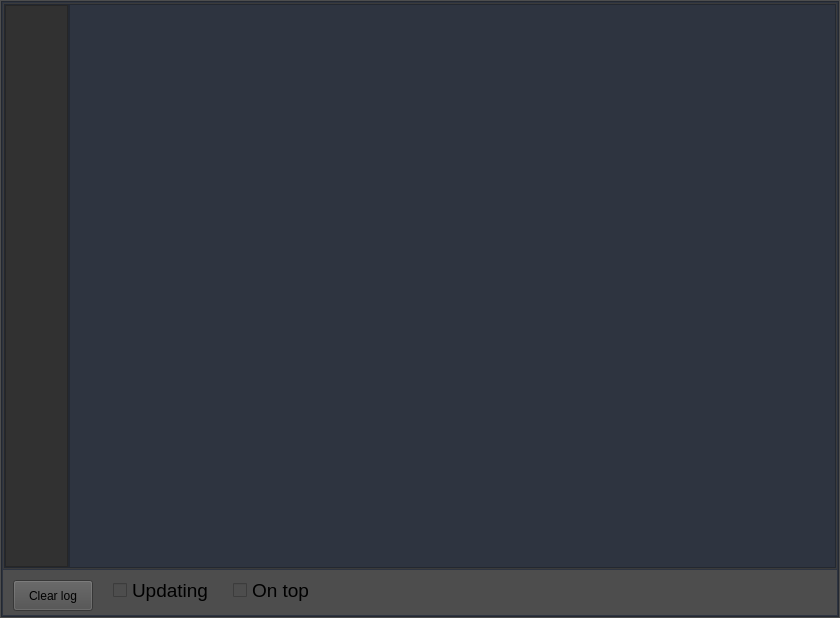
<?xml version="1.0" encoding="UTF-8"?>
<ui version="4.0">
 <class>MainWindow</class>
 <widget class="QMainWindow" name="MainWindow">
  <property name="geometry">
   <rect>
    <x>0</x>
    <y>0</y>
    <width>840</width>
    <height>618</height>
   </rect>
  </property>
  <property name="windowTitle">
   <string>MainWindow</string>
  </property>
  <property name="styleSheet">
   <string notr="true">background-color: #4D4D4D;</string>
  </property>
  <widget class="QWidget" name="centralWindow">
   <property name="minimumSize">
    <size>
     <width>500</width>
     <height>300</height>
    </size>
   </property>
   <layout class="QVBoxLayout" name="verticalLayout">
    <property name="spacing">
     <number>1</number>
    </property>
    <property name="leftMargin">
     <number>1</number>
    </property>
    <property name="topMargin">
     <number>1</number>
    </property>
    <property name="rightMargin">
     <number>1</number>
    </property>
    <property name="bottomMargin">
     <number>1</number>
    </property>
    <item>
     <widget class="QFrame" name="frame">
      <property name="styleSheet">
       <string notr="true">background-color: #2E3440;</string>
      </property>
      <property name="frameShape">
       <enum>QFrame::StyledPanel</enum>
      </property>
      <property name="frameShadow">
       <enum>QFrame::Raised</enum>
      </property>
      <layout class="QVBoxLayout" name="verticalLayout_2">
       <property name="spacing">
        <number>1</number>
       </property>
       <property name="leftMargin">
        <number>1</number>
       </property>
       <property name="topMargin">
        <number>1</number>
       </property>
       <property name="rightMargin">
        <number>1</number>
       </property>
       <property name="bottomMargin">
        <number>1</number>
       </property>
       <item>
        <widget class="QFrame" name="frame_2">
         <property name="styleSheet">
          <string notr="true">background-color: #4D4D4D;</string>
         </property>
         <property name="frameShape">
          <enum>QFrame::StyledPanel</enum>
         </property>
         <property name="frameShadow">
          <enum>QFrame::Raised</enum>
         </property>
         <layout class="QHBoxLayout" name="horizontalLayout">
          <property name="spacing">
           <number>0</number>
          </property>
          <property name="leftMargin">
           <number>0</number>
          </property>
          <property name="topMargin">
           <number>0</number>
          </property>
          <property name="rightMargin">
           <number>0</number>
          </property>
          <property name="bottomMargin">
           <number>0</number>
          </property>
          <item>
           <widget class="QFrame" name="frame_4">
            <property name="sizePolicy">
             <sizepolicy hsizetype="Preferred" vsizetype="Expanding">
              <horstretch>0</horstretch>
              <verstretch>0</verstretch>
             </sizepolicy>
            </property>
            <property name="maximumSize">
             <size>
              <width>65</width>
              <height>16777215</height>
             </size>
            </property>
            <property name="styleSheet">
             <string notr="true">background-color: #2E3440;</string>
            </property>
            <property name="frameShape">
             <enum>QFrame::StyledPanel</enum>
            </property>
            <property name="frameShadow">
             <enum>QFrame::Raised</enum>
            </property>
            <layout class="QVBoxLayout" name="verticalLayout_3">
             <property name="spacing">
              <number>0</number>
             </property>
             <property name="leftMargin">
              <number>0</number>
             </property>
             <property name="topMargin">
              <number>0</number>
             </property>
             <property name="rightMargin">
              <number>0</number>
             </property>
             <property name="bottomMargin">
              <number>0</number>
             </property>
             <item>
              <widget class="QTextEdit" name="numText">
               <property name="styleSheet">
                <string notr="true">background-color: #313131;</string>
               </property>
              </widget>
             </item>
            </layout>
           </widget>
          </item>
          <item>
           <widget class="QFrame" name="frame_5">
            <property name="sizePolicy">
             <sizepolicy hsizetype="Preferred" vsizetype="Expanding">
              <horstretch>0</horstretch>
              <verstretch>0</verstretch>
             </sizepolicy>
            </property>
            <property name="styleSheet">
             <string notr="true">background-color: #2E3440;</string>
            </property>
            <property name="frameShape">
             <enum>QFrame::NoFrame</enum>
            </property>
            <property name="frameShadow">
             <enum>QFrame::Raised</enum>
            </property>
            <property name="lineWidth">
             <number>0</number>
            </property>
            <layout class="QVBoxLayout" name="verticalLayout_4">
             <property name="spacing">
              <number>0</number>
             </property>
             <property name="leftMargin">
              <number>0</number>
             </property>
             <property name="topMargin">
              <number>0</number>
             </property>
             <property name="rightMargin">
              <number>0</number>
             </property>
             <property name="bottomMargin">
              <number>0</number>
             </property>
             <item>
              <widget class="QTextEdit" name="logText">
               <property name="styleSheet">
                <string notr="true"/>
               </property>
               <property name="verticalScrollBarPolicy">
                <enum>Qt::ScrollBarAsNeeded</enum>
               </property>
              </widget>
             </item>
            </layout>
           </widget>
          </item>
         </layout>
        </widget>
       </item>
       <item>
        <widget class="QFrame" name="frame_3">
         <property name="minimumSize">
          <size>
           <width>0</width>
           <height>45</height>
          </size>
         </property>
         <property name="maximumSize">
          <size>
           <width>16777215</width>
           <height>45</height>
          </size>
         </property>
         <property name="styleSheet">
          <string notr="true">background-color: #4D4D4D;</string>
         </property>
         <property name="frameShape">
          <enum>QFrame::NoFrame</enum>
         </property>
         <property name="frameShadow">
          <enum>QFrame::Raised</enum>
         </property>
         <property name="lineWidth">
          <number>-1</number>
         </property>
         <widget class="QPushButton" name="btnClear">
          <property name="geometry">
           <rect>
            <x>10</x>
            <y>10</y>
            <width>80</width>
            <height>31</height>
           </rect>
          </property>
          <property name="text">
           <string>Clear log</string>
          </property>
         </widget>
         <widget class="QCheckBox" name="ccbOntop">
          <property name="geometry">
           <rect>
            <x>230</x>
            <y>10</y>
            <width>83</width>
            <height>21</height>
           </rect>
          </property>
          <property name="font">
           <font>
            <pointsize>14</pointsize>
           </font>
          </property>
          <property name="text">
           <string>On top</string>
          </property>
         </widget>
         <widget class="QCheckBox" name="ccbPause">
          <property name="geometry">
           <rect>
            <x>110</x>
            <y>10</y>
            <width>101</width>
            <height>21</height>
           </rect>
          </property>
          <property name="font">
           <font>
            <pointsize>14</pointsize>
           </font>
          </property>
          <property name="text">
           <string>Updating</string>
          </property>
         </widget>
        </widget>
       </item>
      </layout>
     </widget>
    </item>
   </layout>
  </widget>
 </widget>
 <resources/>
 <connections/>
</ui>
